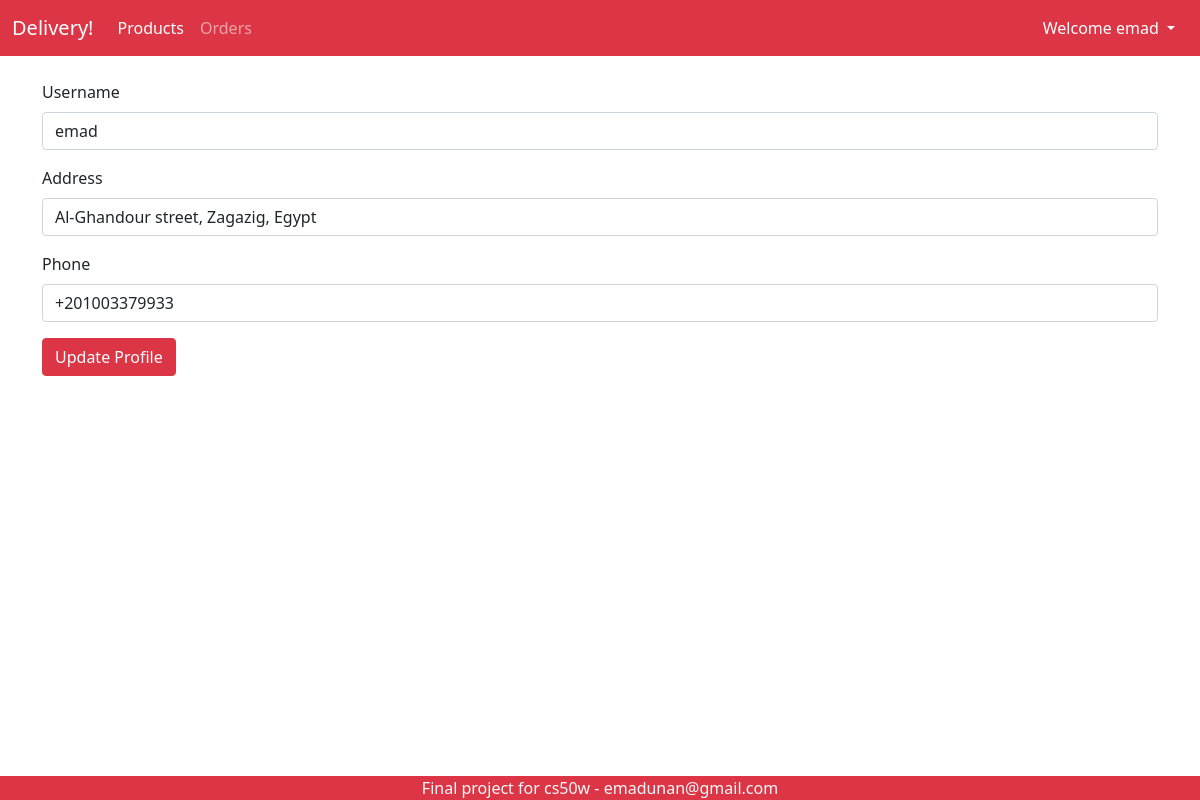
Page /editprofile (signed in) on the earlier database version.
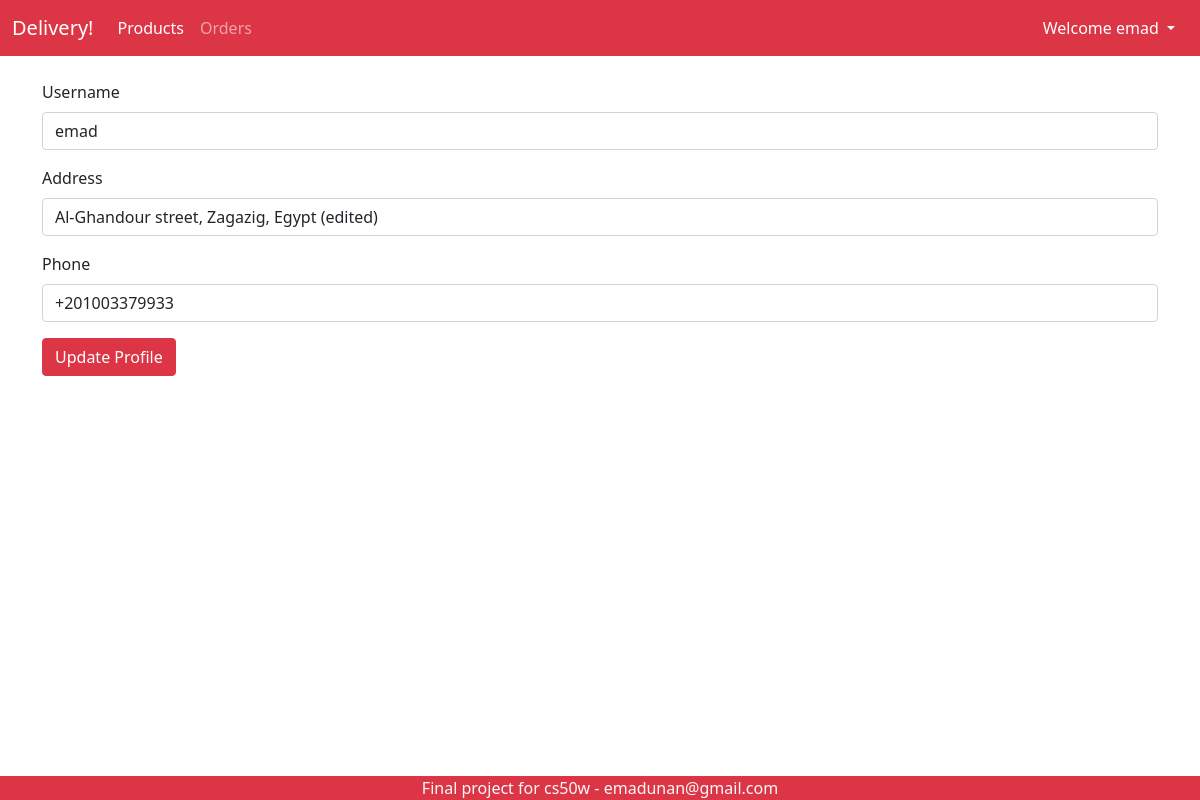
Same page on the later database version.
### delivery/models.py (models this page shows, shortened)
class User(AbstractUser):
    phone = models.CharField(max_length=15)
    address = models.TextField(max_length=255)

### delivery/views.py (the view)
# urls.py: path('editprofile', views.edit_profile, name="editprofile"),
@login_required
def edit_profile(request):
    user = request.user
    if request.method == "POST":
        username = request.POST["username"]
        address = request.POST["address"]
        phone = request.POST["phone"]
        user.username = username
        user.address = address
        user.phone = phone
        try:
            user.save()
        except IntegrityError:
            return render(request, "delivery/edit_profile.html", {
                "message": "Invalid entries."
            })
        return HttpResponseRedirect(reverse("index"))
    else:
        return render(request, "delivery/edit_profile.html", {
            "user": user
        })

### delivery/templatetags/delivery_extras.py (called while the page is built)
@register.filter(name='has_group')
def has_group(user, group_name):
    group = Group.objects.get(name=group_name)
    return True if group in user.groups.all() else False

### delivery/templates/delivery/edit_profile.html (shortened to what this page needs)
{% extends 'delivery/layout.html' %}
{% block body %}
<form action="{% url 'editprofile' %}" method="POST">
    <div class="mb-3">
        <label for="InputUsername" class="form-label">Username</label>
        <input type="text" class="form-control" id="InputUsername" name="username" value="{{user.username}}">
    </div>
    <div class="mb-3">
        <label for="InputAddress" class="form-label">Address</label>
        <input type="text" class="form-control" id="InputAddress" name="address" value="{{user.address}}">
    </div>
    <div class="mb-3">
        <label for="InputPhone" class="form-label">Phone</label>
        <input type="text" class="form-control" id="InputPhone" name="phone" value="{{user.phone}}">
    </div>
    <button type="submit" class="btn btn-danger">Update Profile</button>
</form>
{% endblock %}

### delivery/templates/delivery/layout.html (shortened to what this page needs)
{% load static %}
{% load delivery_extras %}
<!DOCTYPE html>
<html lang="en">
<head>
    <link href="https://cdn.jsdelivr.net/npm/bootstrap@5.0.0-beta3/dist/css/bootstrap.min.css" rel="stylesheet"
>
    <link rel="stylesheet" href="{% static 'delivery/style.css' %}">
</head>
<body>
    <header>
        <nav class="navbar navbar-expand-lg navbar-dark bg-danger">
            <div class="container-fluid">
                <a class="navbar-brand" href="#">Delivery!</a>
                <div class="collapse navbar-collapse" id="navbarSupportedContent">
                    <ul class="navbar-nav me-auto mb-2 mb-lg-0">
                        {% if not user.is_authenticated or request.user|has_group:"customer" %}
                        <li class="nav-item">
                            <a class="nav-link active" aria-current="page" href="{% url 'index' %}">Products</a>
                        </li>
                        {% endif %}
                        {% if request.user|has_group:"customer" %}
                        <li class="nav-item">
                            <a class="nav-link" href="{% url 'orders' %}">Orders</a>
                        </li>
                        {% endif %}
                    </ul>
                    {% if  user.is_authenticated%}
                    <div class="btn-group">
                        <button type="button" class="btn btn-danger dropdown-toggle" data-bs-toggle="dropdown" aria-expanded="false">
                          Welcome {{user.username}}
                        </button>
                    </div>
                    {% else %}
                    <div class="btn-group">
                        <a class="btn btn-danger" href="{% url 'register' %}">Register</a>
                        <a class="btn btn-danger" href="{% url 'login' %}">Login</a>
                    </div>
                    {% endif %}
                </div>
            </div>
        </nav>
    </header>
    <main>
        <div class="container">
            {% block body %}
            {% endblock %}
        </div>
    </main>
    <footer class="bg-danger text-center text-light">
        Final project for cs50w - emadunan@gmail.com
    </footer>
</body>
</html>

Differences in the rows shown:
changed User "emad": address "Al-Ghandour street, Zagazig, Egypt" → "Al-Ghandour street, Zagazig, Egypt (edited)"
